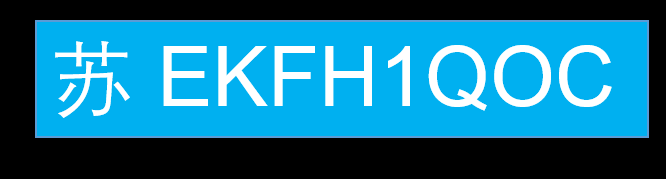
%> input picture Lab5/car_license_plate.png, 666 x 179 px
$ octave task_2.m   (GNU Octave 9; MATLAB toolbox functions it lacks are replaced by stand-ins)
%> lines starting %> are read from the running program, lines starting %| are printed output that depends on the picture; in (x1, y1, x2, y2) boxes, pixels count from 0 and x2, y2 are one past the last pixel; in counts of white or black regions, pixels touching at a corner belong together; the program's own positions count from 1
### Lab5/detect_car_license_plate_v1_new.m
function [str] = detect_car_license_plate_v1_new(im, char_list)
% Create a list of eroded templates
templates = cell(36,1);
SE = strel('square', 3);
for i=1:36
    file_name = strcat('./single_char_bbox/template_', char_list(i), '.bmp');
    template_char = (imread(file_name)>0);
    templates{i,1} = imerode(template_char, SE);
end

% Crop detected char from license
s1 = regionprops(im,'BoundingBox');
BoundingBox = cat(1, s1.BoundingBox);
BoundingBox = floor(BoundingBox);
BoundingBox(:, 3) = BoundingBox(:, 3)+1;
BoundingBox(:, 4) = BoundingBox(:, 4)+1;
% Discard regions from Chinese character
detect_len = size(BoundingBox, 1) - 4;
result_list = cell(detect_len, 1);

for i=5:(detect_len+4)
    matched = zeros(1,36);
    temp_detect = im(BoundingBox(i,2):BoundingBox(i,2)+BoundingBox(i,4),...
                     BoundingBox(i,1):BoundingBox(i,1)+BoundingBox(i,3));
    temp_detect = padarray(temp_detect,[3 3],0,'both');
    for j=1:36
        temp_SE = strel('arbitrary', templates{j,1});
        temp_result = imerode(temp_detect, temp_SE);
        temp_result = bwmorph(temp_result, 'shrink', Inf);
        if sum(temp_result(:)) ~= 0
            matched(j) = j;
            break;
        end
    end
    result_list{i-4,1} = matched(matched>0);
end
result = cell2mat(result_list);
str = strcat('The license is 苏', char_list(result));

### Lab5/task_2.m
%%
% This script is for EEE330 Lab 5
% Lab is about morphological operations
% Task 2: Car License Plate Recognition
% Author: Ruihao Wang

%%
clc;
clear;

license_len = 8;
char_list = ['A', 'B', 'C', 'D', 'E', 'F',...
             'G', 'H', 'I', 'J', 'K', 'L',...
             'M', 'N', 'O', 'P', 'Q', 'R',...
             'S', 'T', 'U', 'V', 'W', 'X',...
             'Y', 'Z', '0', '1', '2', '3',...
             '4', '5', '6', '7', '8', '9'];
%%
% Read the plate image to be recogonized
im_license = imread('car_license_plate.png');
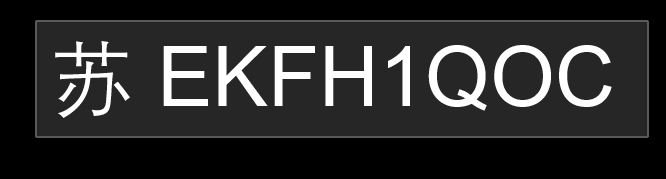
%> im_license: size 179x666 uint8; min 0, max 20, mean 3.37; drawn with min black and max white
max_ = max(im_license(:));
%> max_ = 20
quant = zeros(size(im_license), 'uint8') + max_;
%> quant: size 179x666 uint8; every value is 20
im_license_bw = round(im_license ./ quant) > 0;
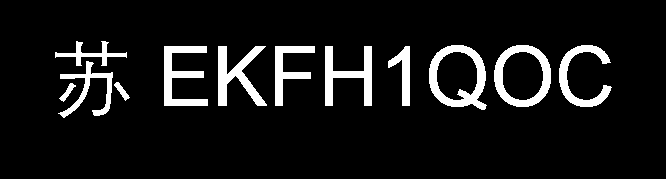
%> im_license_bw: size 179x666 logical; 8.8% white; 12 white regions, largest, box (x1, y1, x2, y2) and area: (429, 45, 487, 110) 1455, (494, 45, 551, 107) 1304, (218, 46, 267, 106) 1234

%%
% Call function to detect characters
result = detect_car_license_plate_v1_new(im_license_bw, char_list);
%> the run ends on the next line
